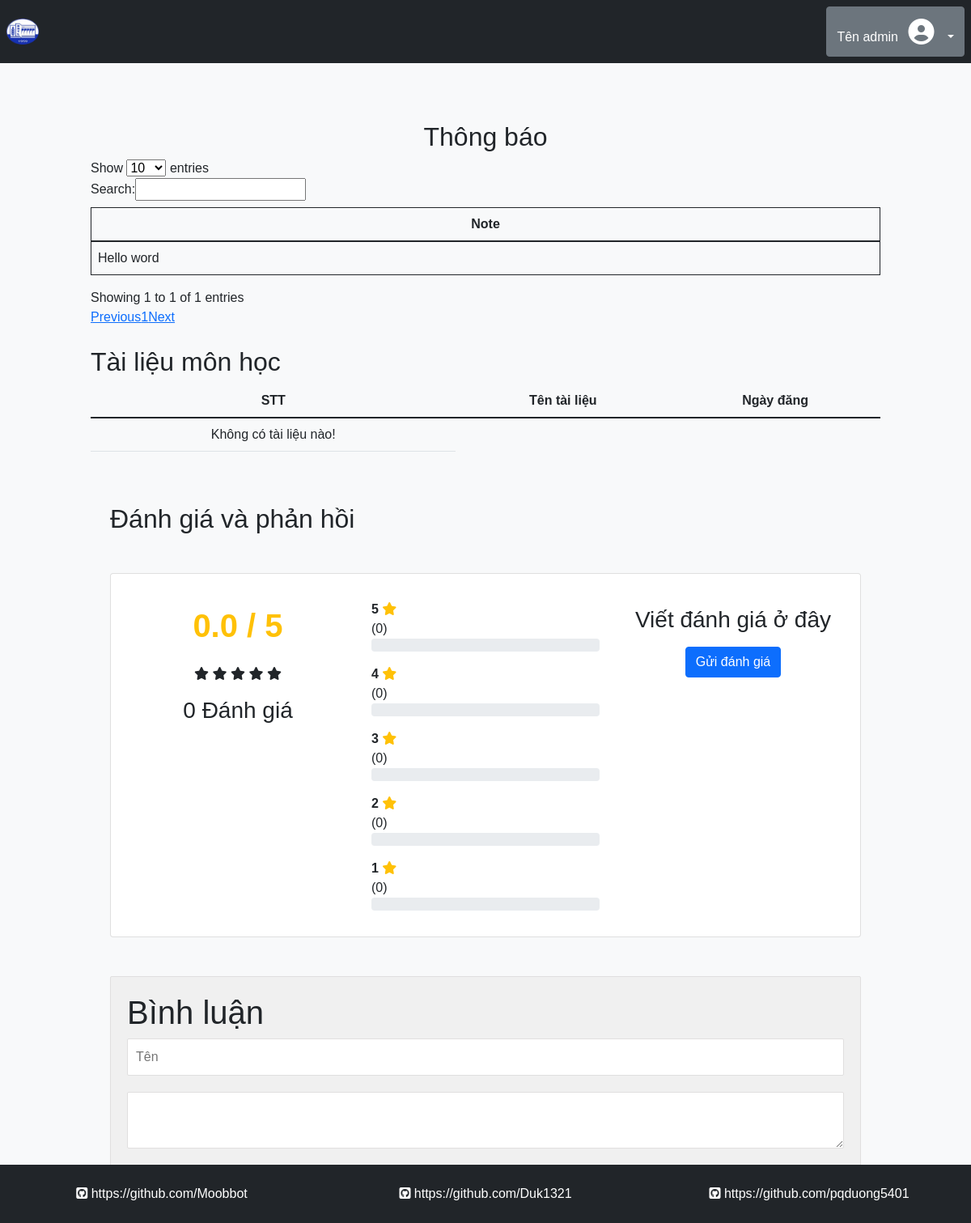
Before: /subject/detail.php?data=5 (signed in) with the older database file.
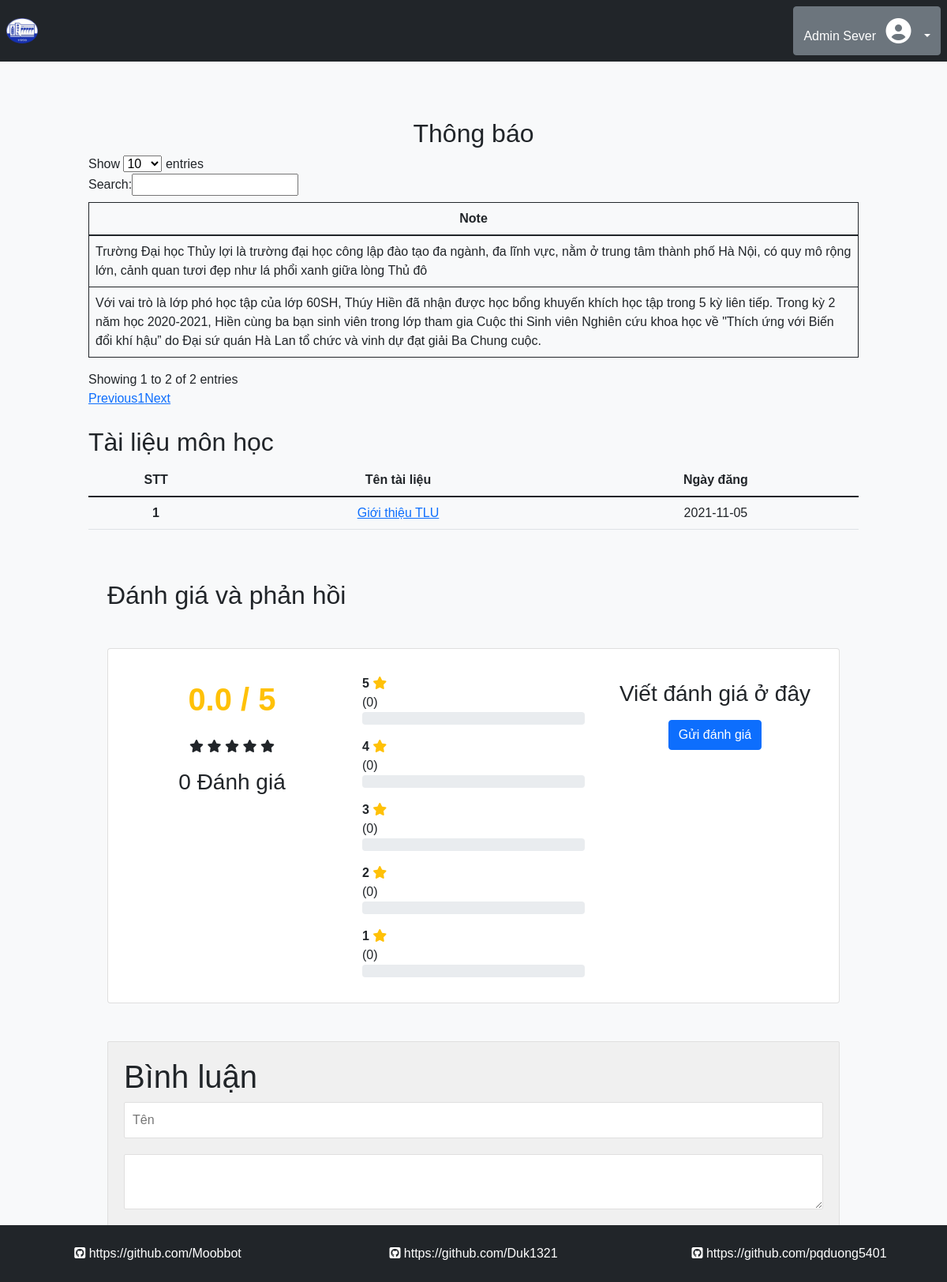
After: the same page with the newer database file.
### tables this page shows
CREATE TABLE `db_note` (
  `note_id` int(10) UNSIGNED NOT NULL,
  `note_mes` text DEFAULT NULL,
  `teach_learn_id` int(10) UNSIGNED NOT NULL,
  `node_date` date NOT NULL DEFAULT current_timestamp()
);

CREATE TABLE `db_doc` (
  `doc_ID` int(10) UNSIGNED NOT NULL,
  `doc_name` varchar(100) NOT NULL,
  `doc_link` varchar(1000) NOT NULL,
  `date_sub` date NOT NULL DEFAULT current_timestamp(),
  `teach_learn_id` int(10) UNSIGNED NOT NULL
);

### subject/detail.php (the view, shortened to what the changed rows need)
<?php include '../reuse/header.php' ?>
<div class="container-fluid bg-light p-0 m-0">
    <?php
    include '../reuse/header_body.php';
    ?>
    <?php
    if (empty($_SESSION['current_user'])) {
        header("Location:../index.php");
    ?>
    <?php
    } else {
        $data = $_GET['data'];
        $id = explode(',', $data)[0];
    ?>
    <div class="row d-flex justify-content-center mt-sm-5 p-0 m-0">
        <div class="col-10">
            <div class="col-12 text-center justify-content-center p-2">
            </div>
            <div class="row">
                <h2 class="text-center">Thông báo</h2><span id="noti"></span>
                <table class="table table-bordered border-dark mt-2" id="tb_note">
                    <thead>
                        <tr class="text-center">
                            <th>
                                Note
                            </th>
                        </tr>
                    </thead>
                    <tbody>
                        <?php
                            $sql = "SELECT `note_mes` FROM db_note WHERE teach_learn_id = '$id'";
                            $result = mysqli_query($conn, $sql);
                            if ($result->num_rows > 0) {
                                while ($row = $result->fetch_assoc()) {
                            ?>
                        <tr>
                            <td> <?= $row['note_mes'] ?> </td>
                        </tr>
                        <?php
                                }
                            }
                            ?>
                    </tbody>
                </table>
            </div>
            <div class="row mt-4">
                <div class="col-md-12">
                    <h2>Tài liệu môn học</h2>
                    <table class="table text-center">
                        <thead>
                            <tr>
                                <th>
                                    STT
                                </th>
                                <th>
                                    Tên tài liệu
                                </th>
                                <th>
                                    Ngày đăng
                                </th>
                            </tr>
                        </thead>
                        <tbody>
                            <?php
                                $sql = "SELECT `doc_ID`, `doc_name`, `doc_link`, `date_sub` FROM `db_doc` WHERE teach_learn_id = '$id'";
                                $result = mysqli_query($conn, $sql);
                                $STT = 0;
                                ?>
                            <tr>
                                <?php
                                    if ($result->num_rows > 0) {
                                        while ($row = $result->fetch_assoc()) {
                                            $STT += 1;
                                    ?>
                                <th scope="row"> <?= $STT ?></th>
                                <td><a href="<?= $row['doc_link'] ?>"><?= $row['doc_name'] ?> </a></td>
                                <td><?= $row['date_sub'] ?></td>
                                <?php
                                        }
                                    } else {
                                        echo '<td>Không có tài liệu nào!</td>';
                                    }
                                    ?>
                            </tr>
                        </tbody>
                    </table>
                </div>
            </div>
            <div class="container">
                <h2 class="my-5">Đánh giá và phản hồi</h2>
                <div class="card my-5">
                    <div class="card-body">
                        <div class="row">
                            <div class="col-sm-4 text-center">
                                <h1 class="text-warning mt-4 mb-4">
                                    <b><span id="average_rating">0.0</span> / 5</b>
                                </h1>
                                <div class="mb-3">
                                    <i class="fas fa-star star-light mr-1 main_star"></i>
                                    <i class="fas fa-star star-light mr-1 main_star"></i>
                                    <i class="fas fa-star star-light mr-1 main_star"></i>
                                    <i class="fas fa-star star-light mr-1 main_star"></i>
                                    <i class="fas fa-star star-light mr-1 main_star"></i>
                                </div>
                                <h3><span id="total_review">0</span> Đánh giá</h3>
                            </div>
                            <div class="col-sm-4">
                                <p>
                                <div class="progress-label-left"><b>5</b> <i class="fas fa-star text-warning"></i></div>
                                <div class="progress-label-right">(<span id="total_five_star_review">0</span>)</div>
                                <div class="progress">
                                </div>
                                </p>
                                <p>
                                <div class="progress-label-left"><b>4</b> <i class="fas fa-star text-warning"></i></div>
                                <div class="progress-label-right">(<span id="total_four_star_review">0</span>)</div>
                                <div class="progress">
                                </div>
                                </p>
                                <p>
                                <div class="progress-label-left"><b>3</b> <i class="fas fa-star text-warning"></i></div>
                                <div class="progress-label-right">(<span id="total_three_star_review">0</span>)</div>
                                <div class="progress">
                                </div>
                                </p>
                                <p>
                                <div class="progress-label-left"><b>2</b> <i class="fas fa-star text-warning"></i></div>
                                <div class="progress-label-right">(<span id="total_two_star_review">0</span>)</div>
                                <div class="progress">
                                </div>
                                </p>
                                <p>
                                <div class="progress-label-left"><b>1</b> <i class="fas fa-star text-warning"></i></div>
                                <div class="progress-label-right">(<span id="total_one_star_review">0</span>)</div>
                                <div class="progress">
                                </div>
                                </p>
                            </div>
                            <div class="col-sm-4 text-center">
                                <h3 class="mt-4 mb-3">Viết đánh giá ở đây</h3>
                                <button type="button" name="add_review" id="add_review" class="btn btn-primary">Gửi đánh
                                    giá</button>
                            </div>
                        </div>
                    </div>
                </div>
            </div>
            <div class="container">
                <?php include './comment.php' ?>
            </div>
        </div>
    </div>
    <?php include '../reuse/footer_body.php' ?>
</div>
<?php } ?>
<?php include '../reuse/footer.php' ?>

### reuse/header_body.php (shortened to what the changed rows need)
<header class="bg-dark text-white p-2">
    <div class="container-fluid p-0 m-0">
        <div class="d-flex flex-wrap align-items-center justify-content-between">
            <?php
            if (empty($_SESSION['current_user'])) {
            ?>
            <div class="text-end">
                <a href="http://localhost/BTL_CNW/login/index.php" class="btn btn-outline-light me-2">Đăng nhập</a>
                <a href="http://localhost/BTL_CNW/signup/index.php" class="btn btn-warning me-2">Đăng ký</a>
            </div>
            <?php
            } else {
                $currentUser = $_SESSION['current_user'];
            ?>
            <div class="text-end">
                <div class="dropdown">
                    <button class="btn btn-secondary dropdown-toggle" type="button" id="dropdownMenuButton1"
                        data-bs-toggle="dropdown" aria-expanded="false">
                        <?php
                            echo $currentUser['User_FullName'];
                            ?>
                        <i class="fa fa-user-circle fa-w-16 fa-2x p-2" aria-hidden="true"></i>
                    </button>
                </div>
            </div>
            <?php
            }
            ?>
        </div>
    </div>
</header>

Changed rows visible on the page:
removed db_note: note_mes "Hello word"
added db_note: note_mes "Với vai trò là lớp phó học tập của lớp 60SH, Thúy Hiền đã nhận được học bổng khuyến khích học tập trong 5 kỳ liên tiếp. Trong kỳ 2 năm học 2020-2021, Hiền cùng ba bạn sinh viên trong lớp tham gia Cuộc thi Sinh viên Nghiên cứu khoa học về \"Thích ứng với Biến đổi khí hậu” do Đại sứ quán Hà Lan tổ chức và vinh dự đạt giải Ba Chung cuộc."
added db_note: note_mes "Trường Đại học Thủy lợi là trường đại học công lập đào tạo đa ngành, đa lĩnh vực, nằm ở trung tâm thành phố Hà Nội, có quy mô rộng lớn, cảnh quan tươi đẹp như lá phổi xanh giữa lòng Thủ đô"
added db_doc: doc_name "Giới thiệu TLU", date_sub "2021-11-05"
Other visible differences:
$currentUser['User_FullName']: "Tên admin" → "Admin Sever"
text written by a page script: "Show entries Search: Showing 1 to 1 of 1 entries Previous 1 Next" → "Show entries Search: Showing 1 to 2 of 2 entries Previous 1 Next"
text no longer shown: "Không có tài liệu nào!"
